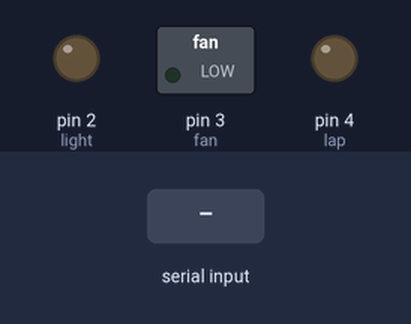
The sketch below on a simulated Arduino Uno, built with avr-gcc and run on an emulated ATmega328P. On the bench: switched loads named in the sketch (green lamp = pin HIGH), output pins drawn as LEDs (lit = HIGH). Inputs (shaded band) come from the test bench.

Above: at 1.2 s.
1.3 s: "A" received over Serial
At 2.1 s:
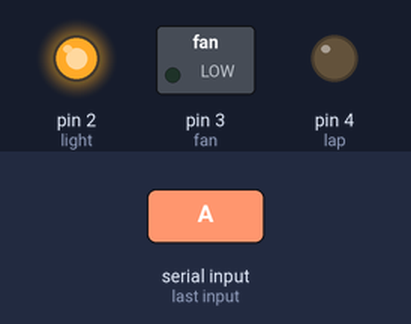
2.8 s: "B" received over Serial
At 3.3 s:
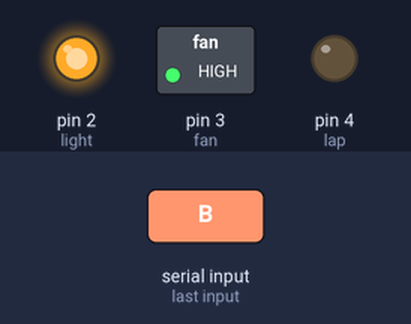
4.3 s: "C" received over Serial
At 5.5 s:
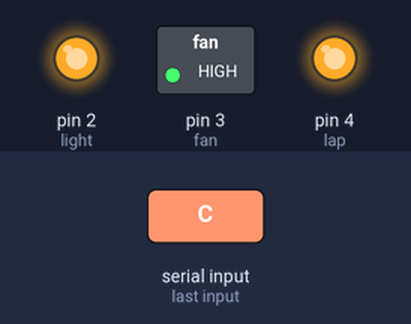
5.8 s: "D" received over Serial
At 6.7 s:
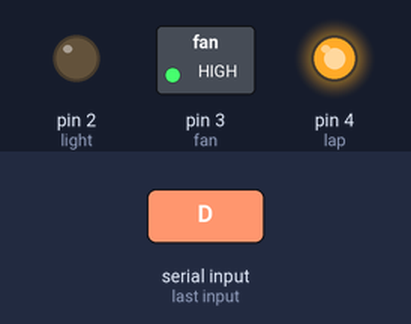
7.3 s: "E" received over Serial
At 7.9 s:
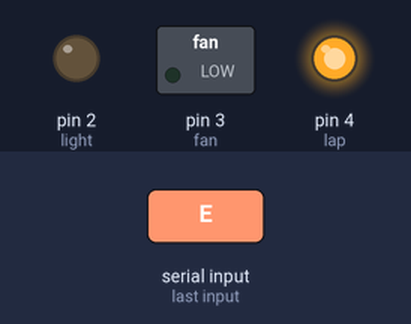
8.8 s: "F" received over Serial
At 10.2 s:
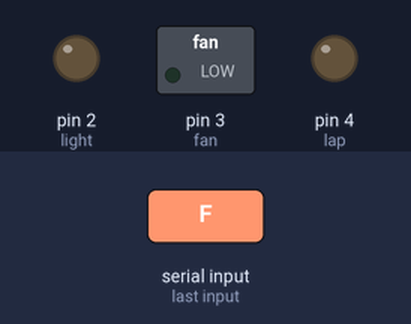
Timing chart, 0 to 11.3 s (numbered marks = the images above; inputs shaded):
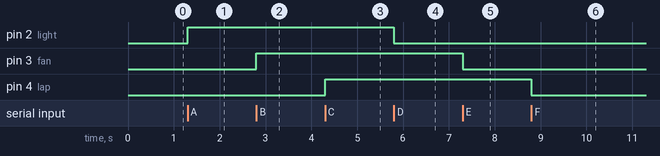

Measured:
- after the input at 1.3 s, pin 2 (light): LOW → HIGH at once
- after the input at 2.8 s, pin 3 (fan): LOW → HIGH at once
- after the input at 4.3 s, pin 4 (lap): LOW → HIGH at once
- after the input at 5.8 s, pin 2 (light): HIGH → LOW at once
- after the input at 7.3 s, pin 3 (fan): HIGH → LOW at once
- after the input at 8.8 s, pin 4 (lap): HIGH → LOW at once

The sketch:

litfanlap.ino
```cpp
#define light 2
#define fan 3
#define lap 4
char data;

void setup()
{
  Serial.begin(9600);
  pinMode(light,OUTPUT);
  pinMode(fan,OUTPUT);
  pinMode(lap,OUTPUT);
}

void loop()
{
  while(Serial.available() > 0){
    data = Serial.read();
    if(data=='A'){
      digitalWrite(light,HIGH);
    }
    if(data=='B'){
      digitalWrite(fan,HIGH);
    }
    if(data=='C'){
      digitalWrite(lap,HIGH);
      delay(1000);
    }
    if(data=='D'){
      digitalWrite(light,LOW);
    }
    if(data=='E'){
      digitalWrite(fan,LOW);
    }
    if(data=='F'){
      digitalWrite(lap,LOW);
    }
  }
}
```
